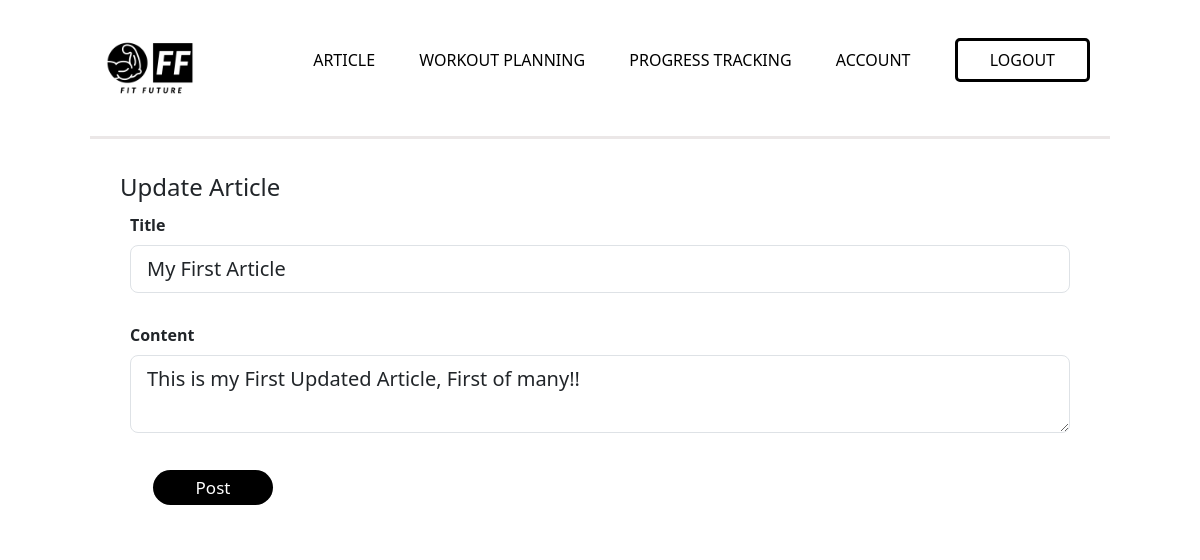
The page /articles/1/update (signed in) on the database its author committed.
### fitfuture/db_models.py (models this page shows, shortened)
class Article(db.Model):
    id = db.Column(db.Integer, primary_key=True)
    title = db.Column(db.String(120), nullable=False)
    date_posted = db.Column(db.DateTime, nullable=False, default=datetime.utcnow)
    content = db.Column(db.Text, nullable=False)
    user_id = db.Column(db.Integer, db.ForeignKey('user.id'), nullable=False)

### fitfuture/routes.py (the view)
@app.route('/articles/<int:article_id>/update', methods=['GET', 'POST'])
@login_required
def update_article(article_id):
    article = Article.query.get_or_404(article_id)
    if article.author != current_user:
        abort(403)
    form = ArticleForm()
    if form.validate_on_submit():
        article.title = form.title.data
        article.content = form.content.data
        db.session.commit()
        flash('Your post has been updated', 'success')
        return redirect(url_for('article', article_id=article.id))
    if request.method == 'GET':
        form.title.data = article.title
        form.content.data = article.content
    return render_template("create_article.html", form=form, legend='Update Article')

### fitfuture/forms.py
class ArticleForm(FlaskForm):
    title = StringField('Title', validators=[DataRequired()])
    content = TextAreaField('Content', validators=[DataRequired()])
    submit = SubmitField('Post')

### fitfuture/db_models.py (called while the page is built)
@login_manager.user_loader
def load_user(user_id):
    return User.query.get(int(user_id))

### fitfuture/templates/create_article.html (shortened to what this page needs)
{% extends "layout.html" %}
{% block content %}
    <div class="account-container">
        <form method="POST" action="" class="form-box">
            <legend>{{ legend }}</legend>
            <div class="article-form">
                {{ form.title.label(class="form-control-label") }}
                {% if form.title.errors %}
                        {{ form.title(class='form-control form-control-lg is-invalid') }}
                        <div class="invalid-feedback">
                        {% for error in form.title.errors%}
                            <i class="fa-solid fa-circle-exclamation"></i>
                            <span>{{ error }}</span>
                        {% endfor %}
                        </div>
                {% else %}
                    {{ form.title(class='form-control form-control-lg') }}
                {% endif %}
            </div>
            <div class="article-form">
                {{ form.content.label(class="form-control-label") }}
                {% if form.content.errors %}
                        {{ form.content(class='form-control form-control-lg is-invalid') }}
                        <div class="invalid-feedback">
                        {% for error in form.content.errors%}
                            <i class="fa-solid fa-circle-exclamation"></i>
                            <span>{{ error }}</span>
                        {% endfor %}
                        </div>
                {% else %}
                    {{ form.content(class='form-control form-control-lg content-input') }}
                {% endif %}
            </div>
            <div class=" btn">
                {{ form.submit }}
            </div>
        </form>
    </div>
{% endblock content %}

### fitfuture/static/styles/main.css (style rules this page uses)
body { margin: 0; padding: 0; font-family: 'Poppins', sans-serif; background-color: rgb(251, 251, 251); }

### fitfuture/static/styles/account.css (style rules this page uses)
body { font-family: Poppins; margin: 0; }
.account-container { width: 80%; height: 60%; margin: auto; }
.btn input { border: none; color: white; font-size: 17px; background-color: black; margin: 20px; width: 120px; height: 35px; border-radius: 20px; transition: 0.3s; cursor: pointer; }

### fitfuture/static/styles/workout.css (style rules this page uses)
body { margin: 30px; }

### fitfuture/static/styles/article.css (style rules this page uses)
.article-form { margin: 10px; margin-top: 30px; }
.article-form label { display: block; font-weight: bold; }
.article-form input { width: 100%; height: 20px; }
.content-input { width: 100%; height: 250px; }

### rows shown on the page
Article: title "My First Article", content "This is my First Updated Article, First of many!!"

### other values the page prints
{{ legend }} "Update Article"
